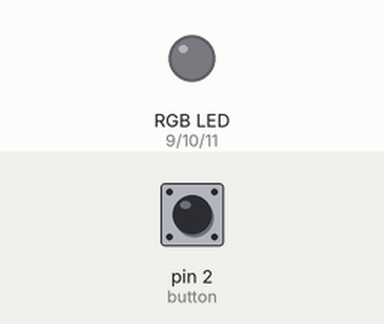
This sketch was run on a simulated Arduino Uno, built with avr-gcc and run on an emulated ATmega328P. Parts: an RGB LED mixed from three pins (HIGH = lit). Dashed ring = blinking. The test bench sets the inputs (shaded band); at power-on: pin 2 (button) HIGH.

Above: at 1.2 s.
1.3 s: pin 2 (button) pulled LOW for 0.15 s
At 2.5 s:
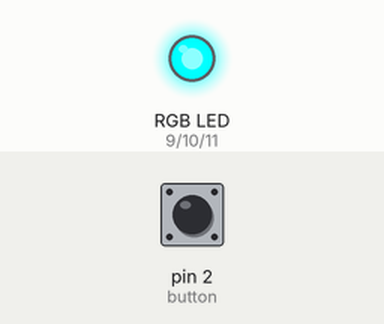
2.9 s: pin 2 (button) pulled LOW for 1 s
At 4.0 s:
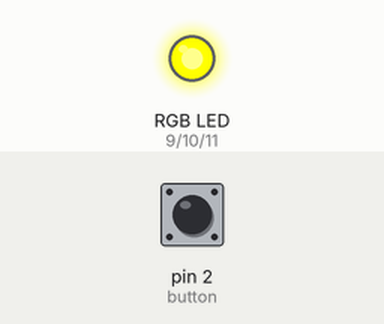
5.4 s: pin 2 (button) pulled LOW for 0.15 s
At 5.9 s:
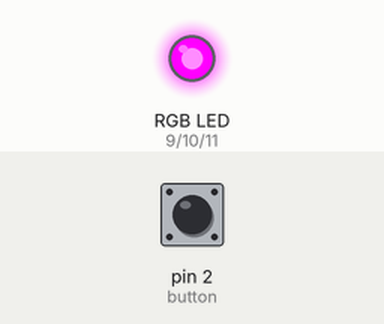
7.0 s: pin 2 (button) pulled LOW for 3.2 s
At 8.3 s:
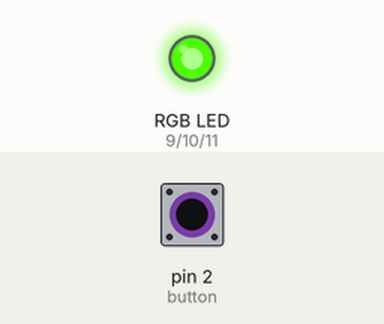
11.7 s: pin 2 (button) pulled LOW for 0.15 s
At 12.9 s:
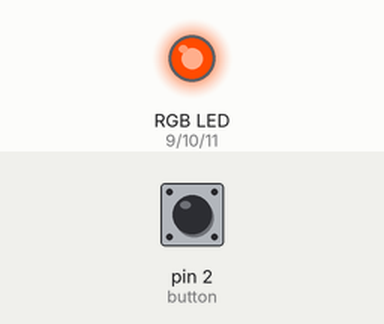
13.3 s: pin 2 (button) pulsed LOW 5 times (0.12 s each, 0.3 s apart)
At 13.75 s:
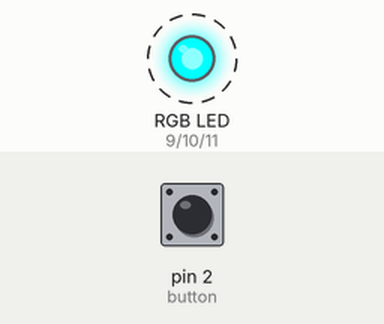
Timing chart, 0 to 16.3 s (numbered marks = the images above; inputs shaded):
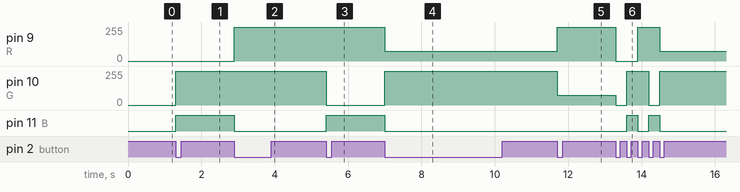

The sketch:

sketch_oct15a.ino
```cpp
const int R = 9;
const int G = 10;
const int B = 11;
const int button = 2;

int colorIndex = 0;
bool lastButton = HIGH;

int colors[6][3] = {
  {255, 255, 255}, // 白
  {255, 0, 0},     // 紅
  {0, 0, 255},     // 藍
  {0, 255, 0},     // 綠
  {180, 0, 255},   // 紫
  {0, 180, 255}    // 淺藍
};

void setColor(int i) {
  analogWrite(R, 255 - colors[i][0]);
  analogWrite(G, 255 - colors[i][1]);
  analogWrite(B, 255 - colors[i][2]);
}

void setup() {
  pinMode(button, INPUT_PULLUP);
  setColor(colorIndex);
}

void loop() {
  bool current = digitalRead(button);

  if (lastButton == HIGH && current == LOW) {
    colorIndex = (colorIndex + 1) % 6;
    setColor(colorIndex);
    delay(200);
  }

  lastButton = current;
}
```

Measured:
- after the input at 1.3 s, pin 10 (G): 0/255 → 255/255 at once; pin 11 (B): LOW → HIGH at once
- after the input at 2.9 s, pin 9 (R): 0/255 → 255/255 at once; pin 11 (B): HIGH → LOW at once
- after the input at 5.4 s, pin 10 (G): 255/255 → 0/255 at once; pin 11 (B): LOW → HIGH at once
- after the input at 7.0 s, pin 9 (R): 255/255 → 75/255 at once; pin 10 (G): 0/255 → 255/255 at once; pin 11 (B): HIGH → LOW at once
- after the input at 11.7 s, pin 9 (R): 75/255 → 255/255 at once; pin 10 (G): 255/255 → 75/255 at once
- after the input at 13.3 s, pin 9 (R): 255/255 → 0/255 at once, → 255/255 0.60 s later, → 75/255 0.60 s later; pin 10 (G): alternates 255/255 for 0.60 s and 0/255 for 0.30 s, 4 changes in all, then stays 255/255, starting at once; pin 11 (B): alternates HIGH for 0.30 s and LOW for 0.30 s, 4 changes in all, then stays LOW, starting after 0.30 s
